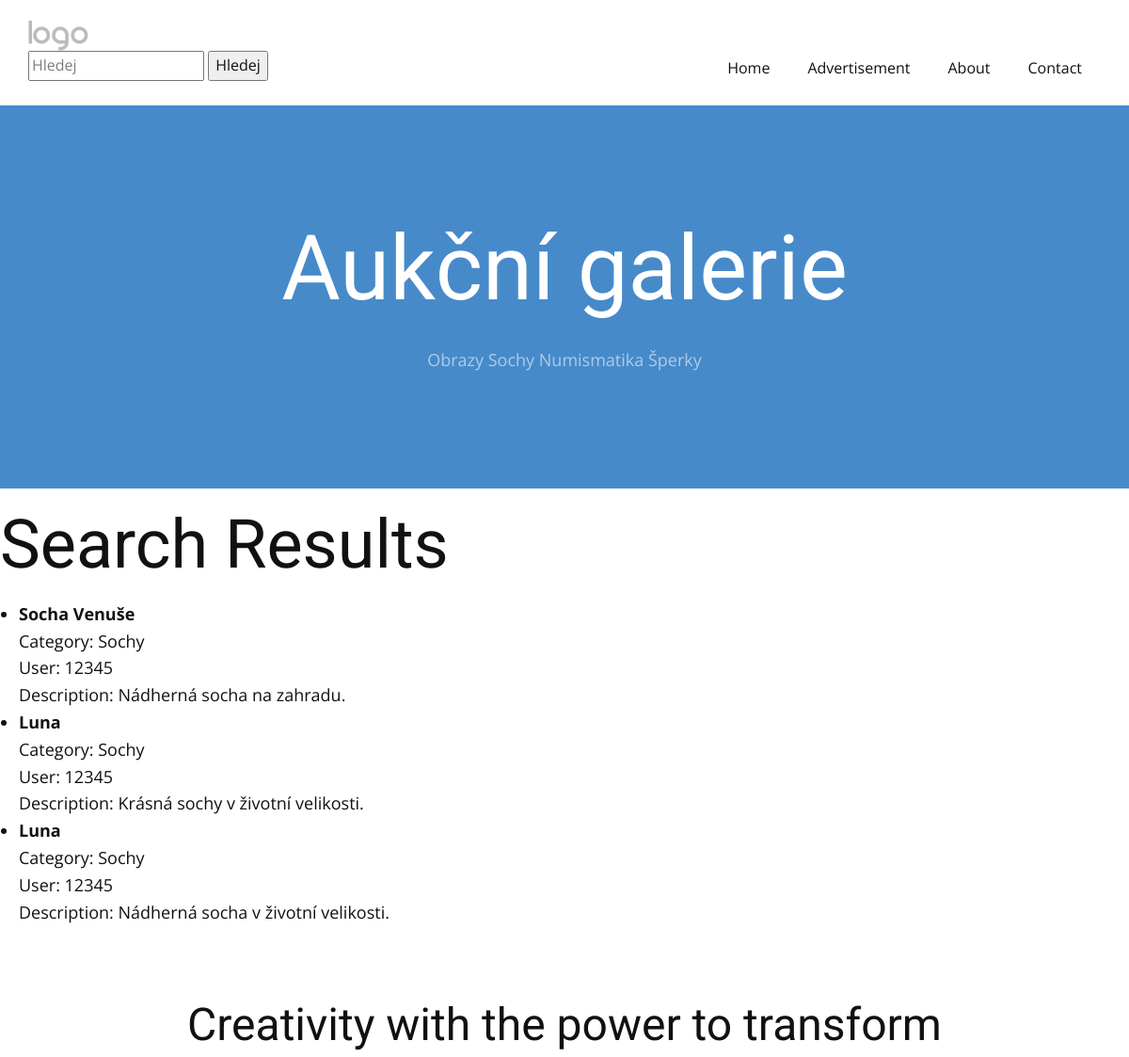
The app's page /search/ (upper part), older data.
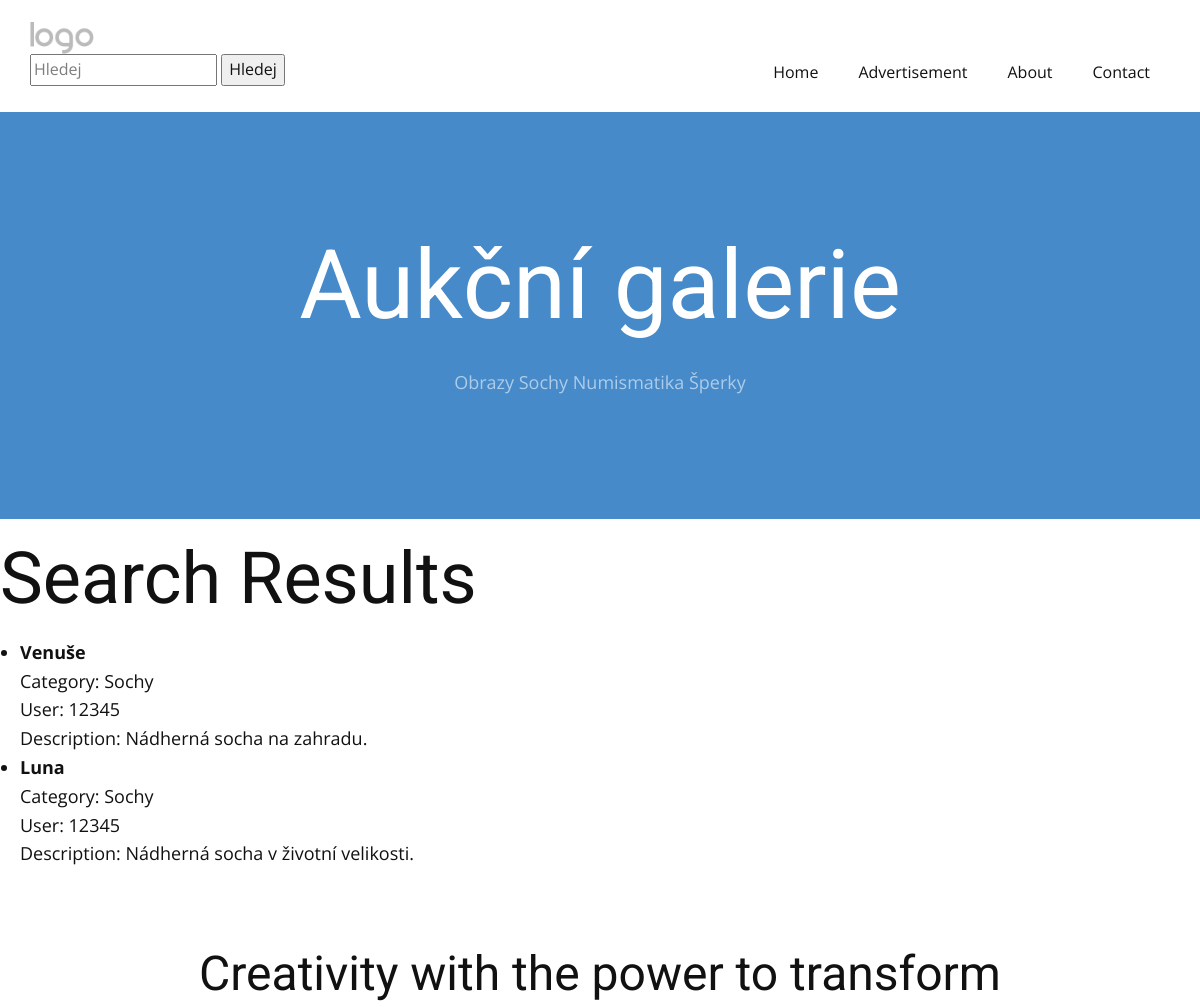
The same page, newer data.
### viewer/models.py (models this page shows, shortened)
class Advertisement(Model):
    name = CharField(max_length=128)
    user = ForeignKey(User, on_delete=models.DO_NOTHING)
    category = ForeignKey(Category, on_delete=models.DO_NOTHING)
    description = TextField()

class Category(Model):
    name = CharField(max_length=128)
    def __str__(self):
        return f"{self.name}"

### viewer/views.py (the view)
# urls.py: path("search/", search, name='search'),
def search(request):
    hledany_vyraz = request.GET.get('hledej', '')
    hledany_vyraz_capitalized = hledany_vyraz.capitalize()
    return render(request, template_name='search.html', context={
        "searchs": Advertisement.objects.filter(
            Q(name__icontains=hledany_vyraz) | Q(name__icontains=hledany_vyraz_capitalized) | Q(description__icontains=hledany_vyraz) | Q(description__icontains=hledany_vyraz_capitalized)
        )
    })
    template_name = 'form.html'

### viewer/templates/search.html (shortened to what this page needs)
{% extends "base.html" %}
{% load static %}
{% block content %}
    <h1>Search Results</h1>
    {% if searchs %}
        <ul>
            {% for ad in searchs %}
                <li>
                    <strong>{{ ad.name }}</strong><br>
                    Category: {{ ad.category }}<br>
                    User: {{ ad.user }}<br>
                    Description: {{ ad.description }}<br>
                </li>
            {% endfor %}
        </ul>
    {% else %}
        <p>No results found for your search.</p>
    {% endif %}
{% endblock %}

Row changes from the older to the newer data that the page shows:
removed Advertisement: name "Luna", category "Sochy", user "12345", description "Krásná sochy v životní velikosti."
changed Advertisement "Nádherná socha na zahradu.": name "Socha Venuše" → "Venuše"
